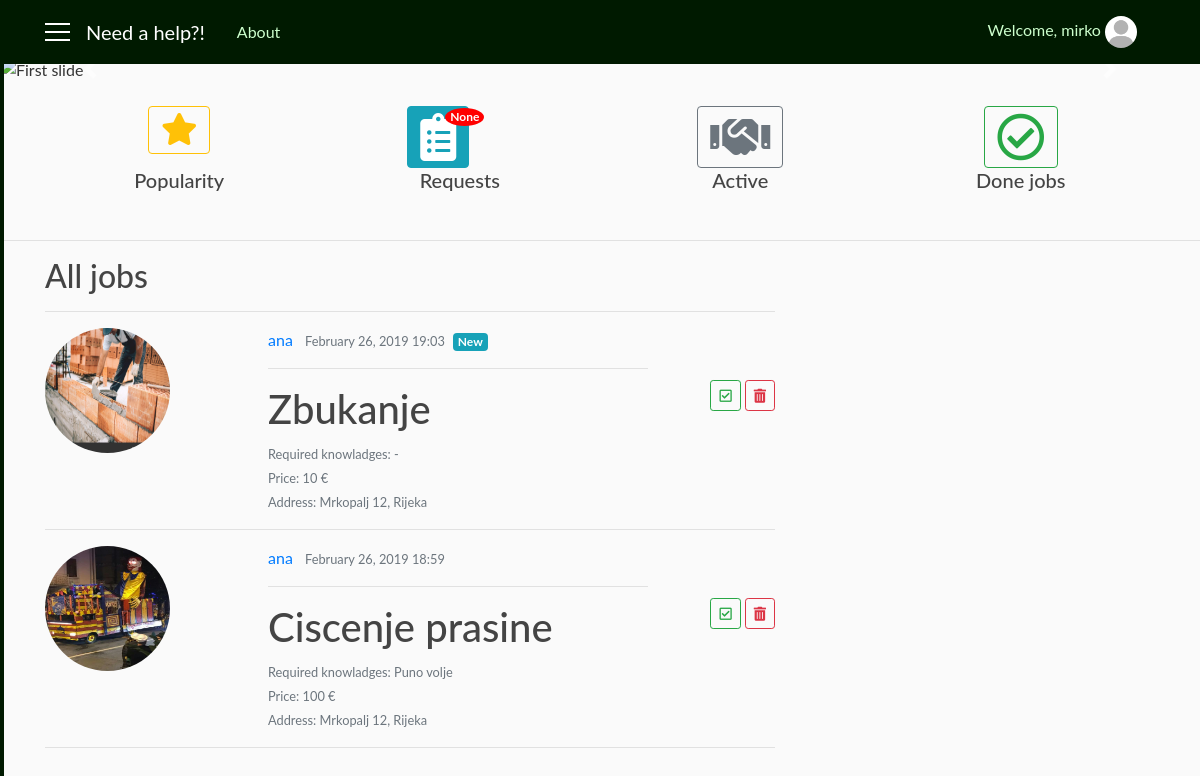
/main (signed in), run on an earlier commit of the app's database.
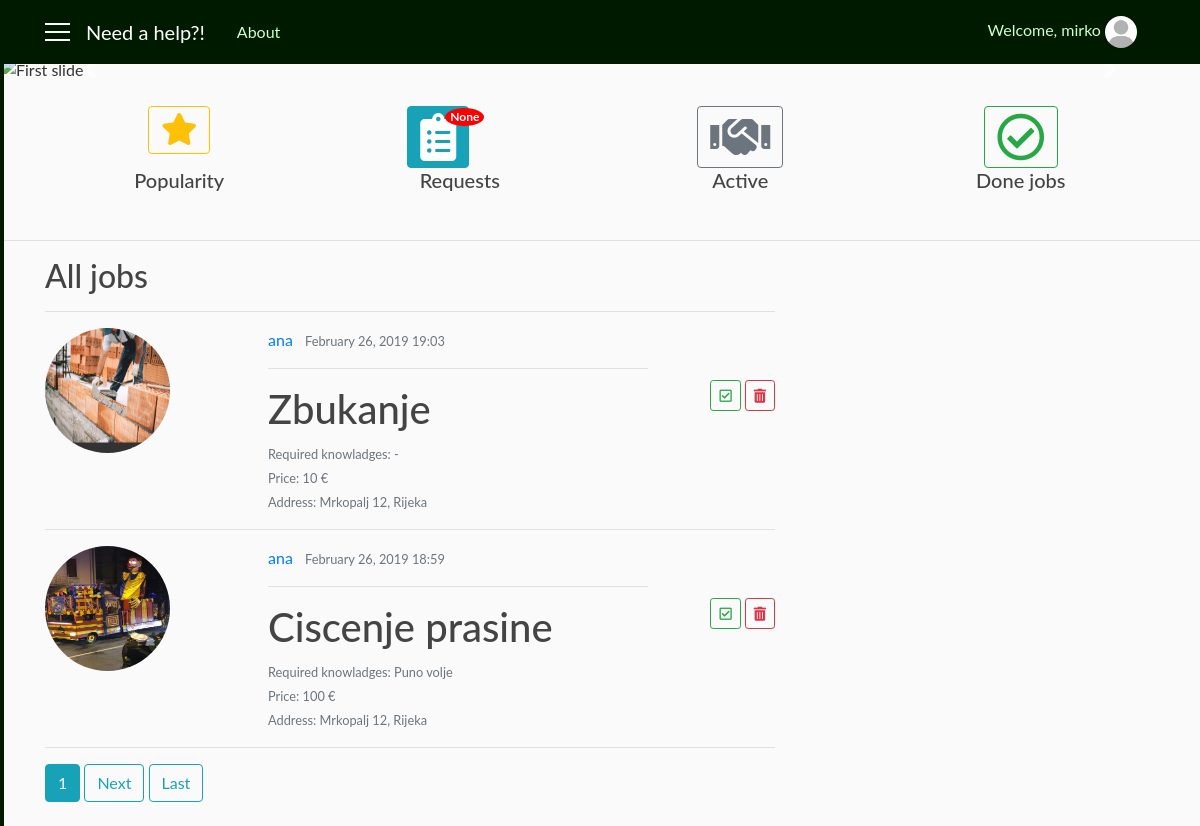
And on a later commit of the database.
### user/models.py (models this page shows, shortened)
class Requests(models.Model):
    user = models.ForeignKey(User, on_delete=models.CASCADE)
    job_title = models.CharField(max_length=30, blank=True)
    required_knowledges = models.TextField(max_length=1000, default='-')
    price = models.IntegerField(default=10)
    address = models.CharField(max_length=30, blank=True)
    job_description = models.TextField(max_length=1000, blank=True)
    date = models.DateTimeField(auto_now_add=True)
    photo = models.ImageField(default='default_request.jpg', upload_to='requests_user')
    visible = models.BooleanField(default=True)

class SeenRequest(models.Model):
    user = models.ForeignKey(User, on_delete=models.CASCADE)
    request = models.ForeignKey(Requests, on_delete=models.CASCADE)
    seen = models.BooleanField(default=False)

### need_a_help_app/views.py (the view)
# urls.py: path('main', views.AppMainView.as_view(), name='main'),
class AppMainView(LoginRequiredMixin, ListView):
    template_name = 'need_a_help_app/app_main.html'
    context_object_name = 'users'
    paginate_by = 3
    def get_queryset(self):
        return User.objects.all()
    def get_context_data(self, **kwargs):
        context_data = super(AppMainView, self).get_context_data(**kwargs)
        us = self.request.user
        reqq_seen = SeenRequest.objects.filter(user=us)
        hired = Hire.objects.filter(user=us)
        uss = User.objects.all()
        f_hired = []
        for u in uss:
            for h in hired:
                if h.user == us and h.repairman == u.id and h.status == 'pending':
                    f_hired.append(u)
        context_data['f_hired'] = f_hired
        context_data['seen_r'] = reqq_seen
        context_data['cnt'] = self.request.session.get('cnt')
        return context_data

### need_a_help_app/templates/need_a_help_app/app_main.html (shortened to what this page needs)
{% extends 'need_a_help_app/base.html' %}
{% block app_repairman %}
    <div id="carouselExampleIndicators" class="carousel slide" data-ride="carousel">
      <ol class="carousel-indicators">
      </ol>
      <div class="carousel-inner">
            <div class="carousel-item active">
                <img class="slide-img" src="https://www.bing.com/th?id=OIP.GdOM_bEhNhmrmAG4XTVTiQHaE8&pid=Api" alt="First slide">
            </div>
      </div>
      <a class="carousel-control-prev" href="#carouselExampleIndicators" role="button" data-slide="prev">
        <span class="carousel-control-prev-icon" aria-hidden="true"></span>
      </a>
      <a class="carousel-control-next" href="#carouselExampleIndicators" role="button" data-slide="next">
        <span class="carousel-control-next-icon" aria-hidden="true"></span>
      </a>
    </div>
    <div class="container p-4">
        <div class="row" align="center">
            <div class="col-sm-3">
                <a href="#" class="btn btn-outline-warning"><i class="fas fa-star fa-2x"></i></a>
            </div>
            <div class="col-sm-3">
                  <a href="{% url 'requests_repairman' user.id %}" class="btn btn-info">
                      <i class="fas fa-clipboard-list fa-3x"></i>
                  </a>
                  <span class="badge badge-notify">{{ cnt }}</span>
            </div>
            <div class="col-sm-3">
                <a href="{% url 'active_repairman' user.id %}" class="btn btn-outline-secondary"><i class="fas fa-handshake fa-3x"></i></a>
            </div>
            <div class="col-sm-3">
                <a href="{% url 'done_repairman' user.id %}" class="btn btn-outline-success"><i class="far fa-check-circle fa-3x"></i></a>
            </div>
        </div>
        <div class="row" align="center">
            <div class="col-sm-3">
                <h5>Popularity</h5>
            </div>
            <div class="col-sm-3">
                <h5>Requests</h5>
            </div>
            <div class="col-sm-3">
                <h5>Active</h5>
            </div>
            <div class="col-sm-3">
                <h5>Done jobs</h5>
            </div>
        </div>
    </div>
    <hr width="100%">
  {% endblock %}
{% block content_repairman %}
    <h2>All jobs</h2>
    <hr width="100%">
    {% for us in users %}
        {% for u in us.requests_set.all|dictsortreversed:'date' %}
            {% if u.visible %}
                <div class="row">
                    <div class="col-sm-3">
                        <a href="{% url 'request_detail' u.id %}">
                            <img class="rounded-circle account-img" src="{{ u.photo.url }}">
                        </a>
                    </div>
                    <div class="col-sm-7 pl-5">
                        <a class="mr-2" href="{% url 'info' u.user.id %}">{{ u.user }}</a>
                        <small class="text-muted">{{ u.date|date:'F d, Y H:i' }}</small>&nbsp
                        {% for r in seen_r %}
                            {% if r.request.id == u.id and r.seen == False %}
                                <span class="badge badge-info">New</span>
                            {% endif %}
                        {% endfor %}
                        <hr width="100%">
                        <h1>{{ u.job_title }}</h1>
                        <small class="text-secondary text-muted">Required knowladges: {{ u.required_knowledges }}</small><br>
                        <small class="text-secondary text-muted">Price: {{ u.price }} €</small><br>
                        <small class="text-secondary text-muted">Address: {{ u.address }}</small><br>
                    </div>
                    <div class="col-sm-2 pt-5" align="right">
                        <a href="{% url 'repairman_apply' user.id u.id %}" class="btn btn-outline-success btn-sm mt-1 mb-1"><i class="far fa-check-square"></i></a>
                        <a href="#" class="btn btn-outline-danger btn-sm mt-1 mb-1"><i class="fas fa-trash-alt"></i></a>
                    </div>
                </div>
                <hr width="100%">
            {% endif %}
        {% endfor %}
    {% endfor %}
    {% if is_paginated %}
        {% for i in page_obj.paginator.page_range %}
            {% if page_obj.number == i %}
                <a class="btn btn-info mb-4" href="?page={{ i }}">{{ i }}</a>
            {% elif num > page_obj.number|add:'-3' and num < page_obj.number|add:'3' %}
                <a class="btn btn-outline-info mb-4" href="?page={{ i }}">{{ i }}</a>
            {% endif %}
        {% endfor %}
        {% if page_obj.has_next %}
            <a class="btn btn-outline-info mb-4" href="?page={{ page_obj.next_page_number }}">Next</a>
            <a class="btn btn-outline-info mb-4" href="?page={{ page_obj.paginator.num_pages }}">Last</a>
        {% endif %}
    {% endif %}
{% endblock %}

### need_a_help_app/templates/need_a_help_app/base.html (shortened to what this page needs)
{% load static %}
<!DOCTYPE html>
<html>
    <head>
        <link rel="stylesheet" href="https://maxcdn.bootstrapcdn.com/bootstrap/4.0.0/css/bootstrap.min.css">
        <link rel="stylesheet" href="https://use.fontawesome.com/releases/v5.7.2/css/all.css">
        <link rel="stylesheet" type="text/css" href="{% static 'need_a_help_app/style.css' %}">
    </head>
    <body>
      <div id="wrapper">
          {% if user.is_authenticated and user.profile.role == 'client' %}
            <div id="sidebar-wrapper">
                <ul class="sidebar-nav">
                    <div class="list-group pt-2">
                      <a class="list-group-item sb" href="{% url 'main' %}"><i class="fa fa-home fa-fw" aria-hidden="true"></i>&nbsp; Home</a>
                      <a class="list-group-item sb" href="#"><i class="fa fa-envelope fa-fw" aria-hidden="true"></i>&nbsp; Messages</a>
                      <a class="list-group-item sb" href="{% url 'profile' %}"><i class="fa fa-cog fa-fw" aria-hidden="true"></i>&nbsp; Settings</a>
                      <a class="list-group-item sb" href="{% url 'favorites' %}"><i class="fa fa-star fa-fw" aria-hidden="true"></i>&nbsp; My favourites</a>
                    </div>
                </ul>
            </div>
          {% elif user.is_authenticated and user.profile.role == 'repairman' %}
            <div id="sidebar-wrapper">
                <ul class="sidebar-nav">
                    <div class="list-group pt-2">
                      <a class="list-group-item sb" href="{% url 'main' %}">&nbsp; Home</a>
                      <a class="list-group-item sb" href="#">&nbsp; Messages</a>
                      <a class="list-group-item sb" href="{% url 'profile' %}">&nbsp; Settings</a>
                      <a class="list-group-item sb" href="#">&nbsp; My feedbacks</a>
                    </div>
                </ul>
            </div>
          {% endif %}
          <header class="site-header">
            <nav class="navbar navbar-expand-md navbar-dark bg-steel fixed-top">
              <div class="container">
                {% if user.is_authenticated %}
                  <a href='#' id='menu-toggle'><div class='menu-icon'></div>
                                  <div class='menu-icon'></div>
                                  <div class='menu-icon'></div></a>
                  <a class="navbar-brand mr-4 ml-3" href="{% url 'main' %}">Need a help?!</a>
                {% else %}
                  <a class="navbar-brand mr-4" href="#">Need a help?!</a>
                {% endif %}
                <div class="collapse navbar-collapse" id="navbarToggle">
                  <div class="navbar-nav mr-auto">
                    <a class="nav-item nav-link" href="{% url 'home' %}">About</a>
                  </div>
                  <div class="navbar-nav">
                    {% if user.is_authenticated %}
                      <span class="nav-item nav-link">Welcome, {{ user.username }}
                        <img class="rounded-circle navbar-img popOver" data-title="Logged in as {{ user.profile.role }}" data-content="
                            <a class='list-group-item sb' href='{% url 'info' user.id %}'><i class='fa fa-user fa-fw' aria-hidden='true'></i>&nbsp; My profile</a>
                            <a class='list-group-item sb' href='{% url 'logout' %}'><i class='fas fa-power-off'></i>&nbsp Logout</a>" data-placement="bottom" data-html="true" data-toggle="popover" data-container="body" data-trigger="click" src="{{ user.profile.photo.url }}">
                      </span>
                    {% else %}
                      <a class="nav-item nav-link" href="{% url 'login' %}">Login</a>
                      <a class="nav-item nav-link" href="{% url 'register' %}">Register</a>
                    {% endif %}
                  </div>
                </div>
              </div>
            </nav>
          </header>
          <div id="page-content-wrapper">
            {% if user.is_authenticated and user.profile.role == 'client' %}
              {% block app_client %}
                <div id="carouselExampleIndicators" class="carousel slide" data-ride="carousel">
                  <ol class="carousel-indicators">
                    <li data-target="#carouselExampleIndicators" data-slide-to="0" class="active"></li>
                    <li data-target="#carouselExampleIndicators" data-slide-to="1"></li>
                    <li data-target="#carouselExampleIndicators" data-slide-to="2"></li>
                  </ol>
                  <div class="carousel-inner">
                        <div class="carousel-item active">
                            <img class="slide-img" src="https://www.bing.com/th?id=OIP.GdOM_bEhNhmrmAG4XTVTiQHaE8&pid=Api" alt="First slide">
                        </div>
                        <div class="carousel-item">
                                <img class="slide-img" src="https://d2gg9evh47fn9z.cloudfront.net/800px_COLOURBOX1829407.jpg" alt="Second slide">
                        </div>
                        <div class="carousel-item">
                                <img class="slide-img" src="http://www.leevalley.com/us/images/item/Woodworking/Planes/05p5651s08.jpg" alt="Third slide">
                        </div>
                  </div>
                  <a class="carousel-control-prev" href="#carouselExampleIndicators" role="button" data-slide="prev">
                    <span class="carousel-control-prev-icon" aria-hidden="true"></span>
                    <span class="sr-only">Previous</span>
                  </a>
                  <a class="carousel-control-next" href="#carouselExampleIndicators" role="button" data-slide="next">
                    <span class="carousel-control-next-icon" aria-hidden="true"></span>
                    <span class="sr-only">Next</span>
                  </a>
                </div>
                <div class="container">
                <br/>
                <div class="container p-4">
                    <div class="row" align="center">
                        <div class="col-sm-3">
                            <a href="#" class="btn btn-outline-danger"><i class="fas fa-medal fa-3x"></i></a>
                        </div>
                        <div class="col-sm-3">
                            <a href="{% url 'requests_user' user.id %}" class="btn btn-info"><i class="fas fa-clipboard-list fa-3x"></i></a>
                        </div>
                        <div class="col-sm-3">
                            <a href="{% url 'hired_user' user.id %}" class="btn btn-outline-warning"><i class="fas fa-handshake fa-3x"></i></a>
                        </div>
                        <div class="col-sm-3">
                            <a href="#" class="btn btn-outline-success"><i class="far fa-check-circle fa-3x"></i></a>
                        </div>
                    </div>
                    <div class="row" align="center">
                        <div class="col-sm-3">
                            <h5>Top rated</h5>
                        </div>
                        <div class="col-sm-3">
                            <h5>My requests</h5>
                        </div>
                        <div class="col-sm-3">
                            <h5>Hired</h5>
                        </div>
                        <div class="col-sm-3">
                            <h5>Done jobs</h5>
                        </div>
                    </div>
                </div>
                <hr width="100%">
              {% endblock %}
            {% elif user.is_authenticated and user.profile.role == 'repairman' %}
              {% block app_repairman %}{% endblock %}
            {% endif %}
            <main role="main" class="container">
              <div class="row">
                <div class="col-sm-8">
                  {% if user.is_authenticated and user.profile.role == 'client' %}
                    {% block content_client %}{% endblock %}
                  {% else %}
                    {% block content_repairman %}{% endblock %}
                  {% endif %}
                </div>
              </div>
            </main>
          </div>
    </div>
    </body>
</html>

### need_a_help_app/static/need_a_help_app/style.css (style rules this page uses)
body { background: #fafafa; color: #333333; margin-top: 56px; font-family: 'Lato'; }
h1, h2, h3, h4, h5, h6 { color: #444444; }
ul { margin: 0; }
.bg-steel { background-color: #001a00; }
.site-header .navbar-nav .nav-link { color: #ccffcc; }
.account-img { height: 125px; width: 125px; margin-right: 20px; margin-bottom: 16px; }
.navbar-img { height: 32px; width: 32px; margin-right: 10px; }
.carousel-inner .slide-img { width: 100%; height:250px; z-index: 1; position: relative; }
.menu-icon { width: 25px; height: 2px; background-color: white; margin: 6px 0; }
.sidebar-nav { padding-left: 0px; color: black; }
#sidebar-wrapper { z-index: 1; position: fixed; width: 0; height: 100%; overflow-y: hidden; background-color: #001a00; border: 2px solid #001a00; }
#page-content-wrapper { width: 100%; position: static; padding: 0; }
.sb { background-color: #001a00; color: #ccffcc; opacity: 0.9; }
.badge-notify { background: red; position: relative; color: white; border-radius: 50%; top: -20px; left: -28px; }

What changed in the data, as far as the page shows it:
changed Requests "Zbukanje": loses SeenRequest (seen "New")
Also different on the page:
new list line: "1"
text now shown: "Next Last"
